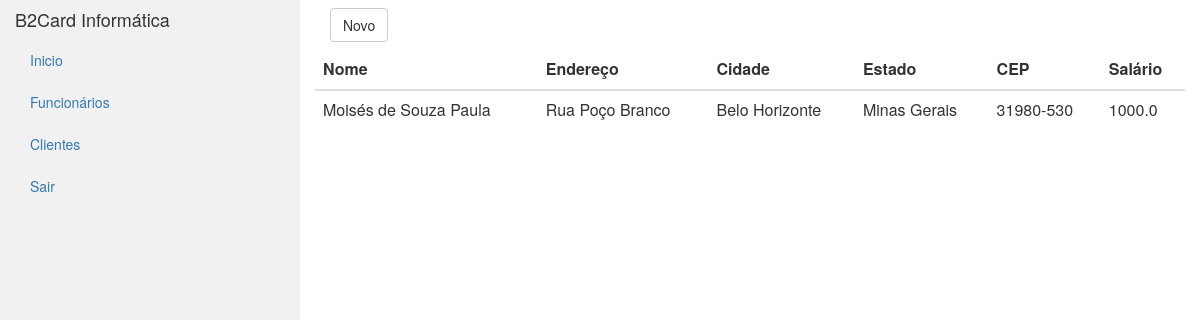
/recursos/ (signed in), run on an earlier commit of the app's database.
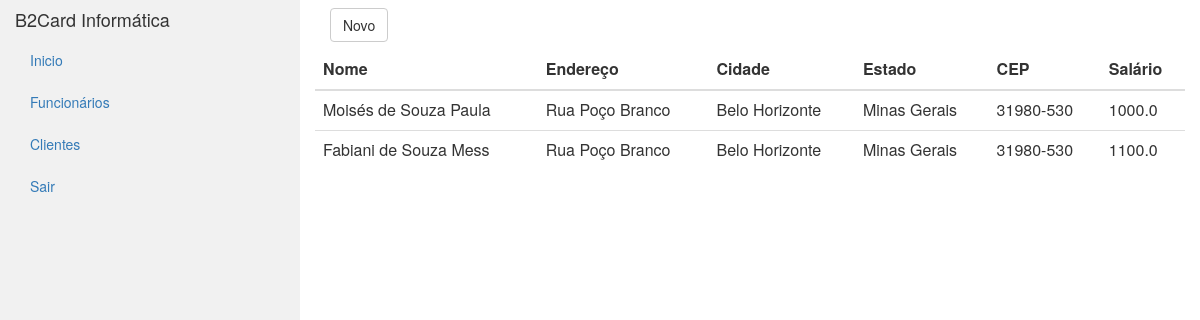
And on a later commit of the database.
### recursos/models.py (models this page shows)
class Funcionario (models.Model):
    nome = models.CharField(max_length=30)
    endereco = models.CharField(max_length=100)
    cidade = models.CharField(max_length=20)
    estado = models.CharField(max_length=20)
    cep = models.CharField(max_length=10)
    salario = models.FloatField(max_length=10)

### recursos/views.py (the view)
def index(request):
    funcionarios = Funcionario.objects.all()
    context = {
        'funcionarios': funcionarios
    }
    return render(request, 'recursos/index.html', context)

### recursos/templates/recursos/index.html (shortened to what this page needs)
{% extends "base_page.html" %}
{% block content %}
<form class="navbar-form" action="{% url 'recursos:novo' %}" method="post">
	<button class="btn btn-default" value="Novo">Novo</button>
</form>
<table class="table table-hover">
    <thead>
      <tr>
        <th>Nome</th>
        <th>Endereço</th>
        <th>Cidade</th>
        <th>Estado</th>
        <th>CEP</th>
        <th>Salário</th>
      </tr>
    </thead>
    <tbody>
      {% for funcionario in funcionarios %}
      <tr href="{% url 'recursos:editar' funcionario.id %}">
        <td>{{funcionario.nome}}</td>
        <td>{{funcionario.endereco}}</td>
        <td>{{funcionario.cidade}}</td>
        <td>{{funcionario.estado}}</td>
        <td>{{funcionario.cep}}</td>
        <td>{{funcionario.salario}}</td>
      </tr>
      {% endfor %}
    </tbody>
  </table>
{% endblock %}

What changed in the data, as far as the page shows it:
added Funcionario: nome "Fabiani de Souza Mess", endereco "Rua Poço Branco", cidade "Belo Horizonte", estado "Minas Gerais", cep "31980-530", salario "1100.0"
